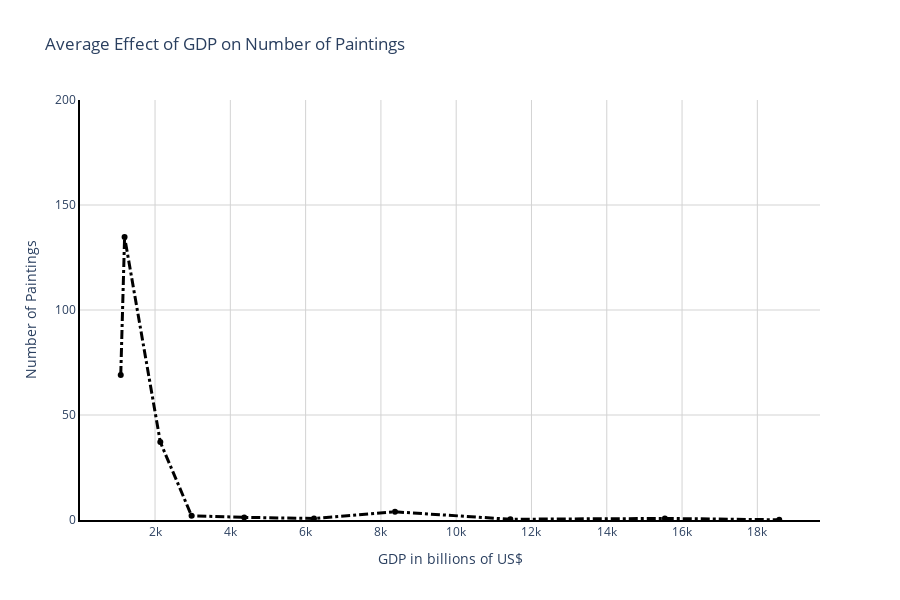

Notebook source saved alongside this figure:
### Markdown cell above
This interactive graph below shows just the average effect of the GDP on the number of paintings

### Code cell
# Calculate the average effect of GDP on paintings
average_paintings = np.mean(paintings_data, axis=1)

# Initialize figure
fig = go.Figure()

# Add only the "Average Effect" trace
fig.add_trace(
    go.Scatter(
        x=GDP_decade,
        y=average_paintings,
        name="Average Effect",
        line=dict(color="black", width=3, dash="dashdot")  # Black dashed line
    )
)

# Apply layout fixes (White background, black y-axis, dark gray x-axis)
fig.update_layout(
    width=900, 
    height=600, 
    paper_bgcolor="rgba(0,0,0,0)",  
    plot_bgcolor="rgba(0,0,0,0)",
    xaxis=dict(
        showgrid=True,
        gridcolor="lightgray",
        showline=True,
        linecolor="black",
        linewidth=2,
    ),
    yaxis=dict(
        showgrid=True,
        gridcolor="lightgray",
        showline=True, 
        linecolor="black",  
        linewidth=2, 
        range=[0, 200],  # <== Y-axis now capped at 200
    ),
    title="Average Effect of GDP on Number of Paintings",
    xaxis_title="GDP in billions of US$",
    yaxis_title="Number of Paintings",
)

# Display the figure
fig.show()

# Save as an interactive HTML file
pio.write_html(fig, "../../website/figures/average_art_interactive_plot.html")

### Figure 1 — Plotly figure (JSON) as saved in the notebook; plotly's stock layout.template omitted (floating-point values rounded to 4 significant figures)
{"data": [{"line": {"color": "black", "dash": "dashdot", "width": 3}, "name": "Average Effect", "type": "scatter", "x": [1089, 1191, 2140, 2970, 4369, 6223, 8374, 11439, 15544, 18582], "y": [69.05, 134.8, 37.1, 2, 1.25, 0.75, 3.9, 0.35, 0.75, 0.1]}], "layout": {"height": 600, "paper_bgcolor": "rgba(0,0,0,0)", "plot_bgcolor": "rgba(0,0,0,0)", "title": {"text": "Average Effect of GDP on Number of Paintings"}, "width": 900, "xaxis": {"gridcolor": "lightgray", "linecolor": "black", "linewidth": 2, "showgrid": true, "showline": true, "title": {"text": "GDP in billions of US$"}}, "yaxis": {"gridcolor": "lightgray", "linecolor": "black", "linewidth": 2, "range": [0, 200], "showgrid": true, "showline": true, "title": {"text": "Number of Paintings"}}}}
